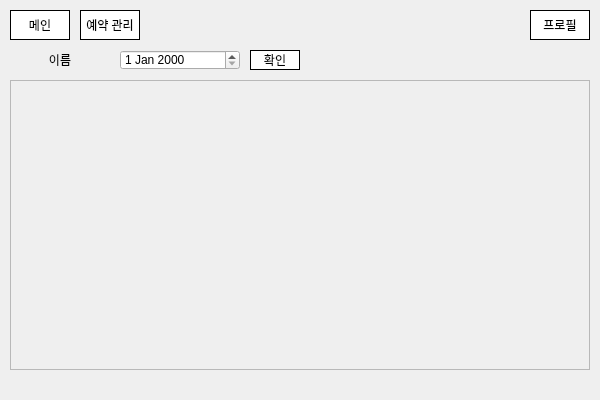
<?xml version="1.0" encoding="UTF-8"?>
<ui version="4.0">
 <class>Dialog</class>
 <widget class="QDialog" name="Dialog">
  <property name="geometry">
   <rect>
    <x>0</x>
    <y>0</y>
    <width>600</width>
    <height>400</height>
   </rect>
  </property>
  <property name="sizePolicy">
   <sizepolicy hsizetype="Fixed" vsizetype="Fixed">
    <horstretch>0</horstretch>
    <verstretch>0</verstretch>
   </sizepolicy>
  </property>
  <property name="windowTitle">
   <string>Dialog</string>
  </property>
  <widget class="QPushButton" name="mainButton">
   <property name="geometry">
    <rect>
     <x>10</x>
     <y>10</y>
     <width>60</width>
     <height>30</height>
    </rect>
   </property>
   <property name="styleSheet">
    <string notr="true">QPushButton{
	background-color:white;
	border: 1px solid black;
}


QPushButton:hover{
	background-color : grey;
	border: 1px solid black;
}</string>
   </property>
   <property name="text">
    <string>메인</string>
   </property>
  </widget>
  <widget class="QPushButton" name="reservationButton">
   <property name="geometry">
    <rect>
     <x>80</x>
     <y>10</y>
     <width>60</width>
     <height>30</height>
    </rect>
   </property>
   <property name="styleSheet">
    <string notr="true">QPushButton{
	background-color:white;
	border: 1px solid black;
}


QPushButton:hover{
	background-color : grey;
	border: 1px solid black;
}</string>
   </property>
   <property name="text">
    <string>예약 관리</string>
   </property>
   <property name="autoDefault">
    <bool>true</bool>
   </property>
  </widget>
  <widget class="QPushButton" name="profileButton">
   <property name="geometry">
    <rect>
     <x>530</x>
     <y>10</y>
     <width>60</width>
     <height>30</height>
    </rect>
   </property>
   <property name="styleSheet">
    <string notr="true">QPushButton{
	background-color:white;
	border: 1px solid black;
}


QPushButton:hover{
	background-color : grey;
	border: 1px solid black;
}</string>
   </property>
   <property name="text">
    <string>프로필</string>
   </property>
  </widget>
  <widget class="QStackedWidget" name="stackedWidget">
   <property name="geometry">
    <rect>
     <x>10</x>
     <y>50</y>
     <width>580</width>
     <height>320</height>
    </rect>
   </property>
   <property name="styleSheet">
    <string notr="true">QPushButton{
	background-color:white;
	border: 1px solid black;
}


QPushButton:hover{
	background-color : grey;
	border: 1px solid black;
}</string>
   </property>
   <property name="currentIndex">
    <number>1</number>
   </property>
   <widget class="QWidget" name="main1">
    <widget class="QScrollArea" name="scrollArea">
     <property name="geometry">
      <rect>
       <x>0</x>
       <y>0</y>
       <width>580</width>
       <height>320</height>
      </rect>
     </property>
     <property name="styleSheet">
      <string notr="true">QPushButton{
	background-color:white;
	border: 1px solid black;
	font: 12pt;
}


QPushButton:hover{
	background-color : grey;
	border: 1px solid black;
}</string>
     </property>
     <property name="widgetResizable">
      <bool>true</bool>
     </property>
     <widget class="QWidget" name="scrollAreaWidgetContents">
      <property name="geometry">
       <rect>
        <x>0</x>
        <y>0</y>
        <width>578</width>
        <height>318</height>
       </rect>
      </property>
     </widget>
    </widget>
   </widget>
   <widget class="QWidget" name="reservation">
    <widget class="QScrollArea" name="scrollArea_3">
     <property name="geometry">
      <rect>
       <x>0</x>
       <y>30</y>
       <width>580</width>
       <height>290</height>
      </rect>
     </property>
     <property name="widgetResizable">
      <bool>true</bool>
     </property>
     <widget class="QWidget" name="scrollAreaWidgetContents_3">
      <property name="geometry">
       <rect>
        <x>0</x>
        <y>0</y>
        <width>578</width>
        <height>288</height>
       </rect>
      </property>
     </widget>
    </widget>
    <widget class="QLabel" name="label_9">
     <property name="geometry">
      <rect>
       <x>0</x>
       <y>0</y>
       <width>100</width>
       <height>20</height>
      </rect>
     </property>
     <property name="text">
      <string>이름</string>
     </property>
     <property name="alignment">
      <set>Qt::AlignCenter</set>
     </property>
    </widget>
    <widget class="QDateEdit" name="dateEdit_2">
     <property name="geometry">
      <rect>
       <x>110</x>
       <y>0</y>
       <width>120</width>
       <height>20</height>
      </rect>
     </property>
    </widget>
    <widget class="QPushButton" name="okButton_5">
     <property name="geometry">
      <rect>
       <x>240</x>
       <y>0</y>
       <width>50</width>
       <height>20</height>
      </rect>
     </property>
     <property name="text">
      <string>확인</string>
     </property>
    </widget>
   </widget>
   <widget class="QWidget" name="profile">
    <widget class="QLabel" name="label_184">
     <property name="geometry">
      <rect>
       <x>130</x>
       <y>250</y>
       <width>100</width>
       <height>20</height>
      </rect>
     </property>
     <property name="text">
      <string>회원번호</string>
     </property>
    </widget>
    <widget class="QLabel" name="label_181">
     <property name="geometry">
      <rect>
       <x>10</x>
       <y>170</y>
       <width>100</width>
       <height>20</height>
      </rect>
     </property>
     <property name="text">
      <string>비밀번호</string>
     </property>
    </widget>
    <widget class="QLineEdit" name="lineEdit_23">
     <property name="geometry">
      <rect>
       <x>250</x>
       <y>90</y>
       <width>50</width>
       <height>20</height>
      </rect>
     </property>
    </widget>
    <widget class="QLineEdit" name="lineEdit_24">
     <property name="geometry">
      <rect>
       <x>130</x>
       <y>170</y>
       <width>100</width>
       <height>20</height>
      </rect>
     </property>
     <property name="echoMode">
      <enum>QLineEdit::Password</enum>
     </property>
    </widget>
    <widget class="QLabel" name="label_180">
     <property name="geometry">
      <rect>
       <x>10</x>
       <y>130</y>
       <width>100</width>
       <height>20</height>
      </rect>
     </property>
     <property name="text">
      <string>권한</string>
     </property>
    </widget>
    <widget class="QLabel" name="label_182">
     <property name="geometry">
      <rect>
       <x>10</x>
       <y>210</y>
       <width>100</width>
       <height>20</height>
      </rect>
     </property>
     <property name="text">
      <string>비밀번호 확인</string>
     </property>
    </widget>
    <widget class="QLabel" name="label_177">
     <property name="geometry">
      <rect>
       <x>10</x>
       <y>10</y>
       <width>100</width>
       <height>20</height>
      </rect>
     </property>
     <property name="text">
      <string>아이디</string>
     </property>
    </widget>
    <widget class="QLabel" name="label_186">
     <property name="geometry">
      <rect>
       <x>130</x>
       <y>50</y>
       <width>100</width>
       <height>20</height>
      </rect>
     </property>
     <property name="text">
      <string>이름</string>
     </property>
    </widget>
    <widget class="QPushButton" name="pushButton">
     <property name="geometry">
      <rect>
       <x>340</x>
       <y>90</y>
       <width>50</width>
       <height>20</height>
      </rect>
     </property>
     <property name="text">
      <string>변경</string>
     </property>
    </widget>
    <widget class="QLabel" name="label_179">
     <property name="geometry">
      <rect>
       <x>10</x>
       <y>90</y>
       <width>100</width>
       <height>20</height>
      </rect>
     </property>
     <property name="text">
      <string>전화번호</string>
     </property>
    </widget>
    <widget class="QLineEdit" name="lineEdit_25">
     <property name="geometry">
      <rect>
       <x>130</x>
       <y>210</y>
       <width>100</width>
       <height>20</height>
      </rect>
     </property>
     <property name="echoMode">
      <enum>QLineEdit::Password</enum>
     </property>
    </widget>
    <widget class="QLabel" name="label_178">
     <property name="geometry">
      <rect>
       <x>10</x>
       <y>50</y>
       <width>100</width>
       <height>20</height>
      </rect>
     </property>
     <property name="text">
      <string>이름</string>
     </property>
    </widget>
    <widget class="QLabel" name="label_187">
     <property name="geometry">
      <rect>
       <x>130</x>
       <y>130</y>
       <width>100</width>
       <height>20</height>
      </rect>
     </property>
     <property name="text">
      <string>권한</string>
     </property>
    </widget>
    <widget class="QLabel" name="label_183">
     <property name="geometry">
      <rect>
       <x>10</x>
       <y>250</y>
       <width>100</width>
       <height>20</height>
      </rect>
     </property>
     <property name="text">
      <string>회원번호</string>
     </property>
    </widget>
    <widget class="QPushButton" name="pushButton_2">
     <property name="geometry">
      <rect>
       <x>340</x>
       <y>210</y>
       <width>50</width>
       <height>20</height>
      </rect>
     </property>
     <property name="text">
      <string>변경</string>
     </property>
    </widget>
    <widget class="QLineEdit" name="lineEdit_22">
     <property name="geometry">
      <rect>
       <x>190</x>
       <y>90</y>
       <width>50</width>
       <height>20</height>
      </rect>
     </property>
    </widget>
    <widget class="QLabel" name="label_287">
     <property name="geometry">
      <rect>
       <x>180</x>
       <y>90</y>
       <width>10</width>
       <height>20</height>
      </rect>
     </property>
     <property name="text">
      <string>-</string>
     </property>
     <property name="alignment">
      <set>Qt::AlignCenter</set>
     </property>
    </widget>
    <widget class="QLabel" name="label_185">
     <property name="geometry">
      <rect>
       <x>130</x>
       <y>10</y>
       <width>100</width>
       <height>20</height>
      </rect>
     </property>
     <property name="text">
      <string>아이디</string>
     </property>
    </widget>
    <widget class="QLineEdit" name="lineEdit_21">
     <property name="geometry">
      <rect>
       <x>130</x>
       <y>90</y>
       <width>50</width>
       <height>20</height>
      </rect>
     </property>
    </widget>
    <widget class="QLabel" name="label_288">
     <property name="geometry">
      <rect>
       <x>240</x>
       <y>90</y>
       <width>10</width>
       <height>20</height>
      </rect>
     </property>
     <property name="text">
      <string>-</string>
     </property>
     <property name="alignment">
      <set>Qt::AlignCenter</set>
     </property>
    </widget>
   </widget>
   <widget class="QWidget" name="main2">
    <widget class="QLabel" name="name">
     <property name="geometry">
      <rect>
       <x>10</x>
       <y>10</y>
       <width>200</width>
       <height>20</height>
      </rect>
     </property>
     <property name="text">
      <string>가게이름</string>
     </property>
    </widget>
    <widget class="QLabel" name="label_2">
     <property name="geometry">
      <rect>
       <x>10</x>
       <y>55</y>
       <width>50</width>
       <height>20</height>
      </rect>
     </property>
     <property name="text">
      <string>주소</string>
     </property>
    </widget>
    <widget class="QLabel" name="label_3">
     <property name="geometry">
      <rect>
       <x>10</x>
       <y>100</y>
       <width>50</width>
       <height>20</height>
      </rect>
     </property>
     <property name="text">
      <string>영업시간</string>
     </property>
    </widget>
    <widget class="QLabel" name="label_4">
     <property name="geometry">
      <rect>
       <x>10</x>
       <y>220</y>
       <width>50</width>
       <height>20</height>
      </rect>
     </property>
     <property name="text">
      <string>전화번호</string>
     </property>
    </widget>
    <widget class="QScrollArea" name="scrollArea_2">
     <property name="geometry">
      <rect>
       <x>90</x>
       <y>40</y>
       <width>400</width>
       <height>50</height>
      </rect>
     </property>
     <property name="sizePolicy">
      <sizepolicy hsizetype="Expanding" vsizetype="Expanding">
       <horstretch>0</horstretch>
       <verstretch>0</verstretch>
      </sizepolicy>
     </property>
     <property name="widgetResizable">
      <bool>true</bool>
     </property>
     <widget class="QWidget" name="scrollAreaWidgetContents_2">
      <property name="geometry">
       <rect>
        <x>0</x>
        <y>0</y>
        <width>398</width>
        <height>48</height>
       </rect>
      </property>
      <layout class="QVBoxLayout" name="verticalLayout">
       <item>
        <widget class="QLabel" name="address">
         <property name="enabled">
          <bool>true</bool>
         </property>
         <property name="sizePolicy">
          <sizepolicy hsizetype="Preferred" vsizetype="Preferred">
           <horstretch>0</horstretch>
           <verstretch>0</verstretch>
          </sizepolicy>
         </property>
         <property name="text">
          <string>두류동</string>
         </property>
         <property name="wordWrap">
          <bool>true</bool>
         </property>
        </widget>
       </item>
      </layout>
     </widget>
    </widget>
    <widget class="QLabel" name="operation_hours">
     <property name="geometry">
      <rect>
       <x>90</x>
       <y>100</y>
       <width>400</width>
       <height>110</height>
      </rect>
     </property>
     <property name="text">
      <string>월:
화:
수:
목:
금:
토:
일:</string>
     </property>
    </widget>
    <widget class="QLabel" name="tel">
     <property name="geometry">
      <rect>
       <x>90</x>
       <y>220</y>
       <width>400</width>
       <height>20</height>
      </rect>
     </property>
     <property name="text">
      <string>010-0101-0101</string>
     </property>
    </widget>
    <widget class="QPushButton" name="backButton">
     <property name="geometry">
      <rect>
       <x>520</x>
       <y>10</y>
       <width>50</width>
       <height>20</height>
      </rect>
     </property>
     <property name="styleSheet">
      <string notr="true">QPushButton{
	background-color:white;
	border: 1px solid black;
}


QPushButton:hover{
	background-color : grey;
	border: 1px solid black;
}</string>
     </property>
     <property name="text">
      <string>목록</string>
     </property>
    </widget>
    <widget class="QPushButton" name="reservationButton_2">
     <property name="geometry">
      <rect>
       <x>520</x>
       <y>290</y>
       <width>50</width>
       <height>20</height>
      </rect>
     </property>
     <property name="styleSheet">
      <string notr="true">QPushButton{
	background-color:white;
	border: 1px solid black;
}


QPushButton:hover{
	background-color : grey;
	border: 1px solid black;
}</string>
     </property>
     <property name="text">
      <string>예약</string>
     </property>
    </widget>
   </widget>
   <widget class="QWidget" name="main_3">
    <widget class="QLabel" name="label">
     <property name="geometry">
      <rect>
       <x>10</x>
       <y>10</y>
       <width>100</width>
       <height>20</height>
      </rect>
     </property>
     <property name="text">
      <string>가게 이름</string>
     </property>
    </widget>
    <widget class="QLabel" name="label_5">
     <property name="geometry">
      <rect>
       <x>10</x>
       <y>130</y>
       <width>50</width>
       <height>20</height>
      </rect>
     </property>
     <property name="text">
      <string>날짜</string>
     </property>
    </widget>
    <widget class="QLabel" name="label_6">
     <property name="geometry">
      <rect>
       <x>10</x>
       <y>50</y>
       <width>50</width>
       <height>20</height>
      </rect>
     </property>
     <property name="text">
      <string>직원</string>
     </property>
    </widget>
    <widget class="QLabel" name="label_7">
     <property name="geometry">
      <rect>
       <x>10</x>
       <y>90</y>
       <width>50</width>
       <height>20</height>
      </rect>
     </property>
     <property name="text">
      <string>시술</string>
     </property>
    </widget>
    <widget class="QLabel" name="label_8">
     <property name="geometry">
      <rect>
       <x>10</x>
       <y>170</y>
       <width>50</width>
       <height>20</height>
      </rect>
     </property>
     <property name="text">
      <string>시간</string>
     </property>
    </widget>
    <widget class="QDateEdit" name="dateEdit">
     <property name="geometry">
      <rect>
       <x>90</x>
       <y>130</y>
       <width>120</width>
       <height>20</height>
      </rect>
     </property>
    </widget>
    <widget class="QPushButton" name="pushButton_3">
     <property name="geometry">
      <rect>
       <x>230</x>
       <y>130</y>
       <width>50</width>
       <height>20</height>
      </rect>
     </property>
     <property name="text">
      <string>확인</string>
     </property>
    </widget>
    <widget class="QPushButton" name="pushButton_4">
     <property name="geometry">
      <rect>
       <x>230</x>
       <y>50</y>
       <width>50</width>
       <height>20</height>
      </rect>
     </property>
     <property name="text">
      <string>확인</string>
     </property>
    </widget>
    <widget class="QComboBox" name="comboBox">
     <property name="geometry">
      <rect>
       <x>90</x>
       <y>50</y>
       <width>120</width>
       <height>20</height>
      </rect>
     </property>
    </widget>
    <widget class="QComboBox" name="comboBox_2">
     <property name="geometry">
      <rect>
       <x>90</x>
       <y>90</y>
       <width>120</width>
       <height>20</height>
      </rect>
     </property>
    </widget>
    <widget class="QComboBox" name="comboBox_3">
     <property name="geometry">
      <rect>
       <x>90</x>
       <y>170</y>
       <width>120</width>
       <height>20</height>
      </rect>
     </property>
    </widget>
    <widget class="QPushButton" name="pushButton_5">
     <property name="geometry">
      <rect>
       <x>230</x>
       <y>90</y>
       <width>50</width>
       <height>20</height>
      </rect>
     </property>
     <property name="text">
      <string>확인</string>
     </property>
    </widget>
    <widget class="QPushButton" name="pushButton_6">
     <property name="geometry">
      <rect>
       <x>520</x>
       <y>10</y>
       <width>50</width>
       <height>20</height>
      </rect>
     </property>
     <property name="text">
      <string>취소</string>
     </property>
    </widget>
    <widget class="QPushButton" name="pushButton_7">
     <property name="geometry">
      <rect>
       <x>520</x>
       <y>290</y>
       <width>50</width>
       <height>20</height>
      </rect>
     </property>
     <property name="text">
      <string>예약</string>
     </property>
    </widget>
   </widget>
  </widget>
 </widget>
 <resources/>
 <connections/>
</ui>
